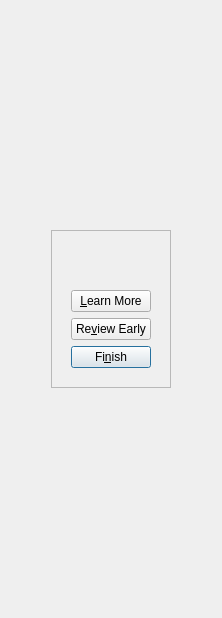
         <widget class="QWidget" name="congratsPage">
          <layout class="QVBoxLayout" name="verticalLayout_8">
           <item>
            <spacer name="verticalSpacer_3">
             <property name="orientation">
              <enum>Qt::Vertical</enum>
             </property>
             <property name="sizeHint" stdset="0">
              <size>
               <width>20</width>
               <height>219</height>
              </size>
             </property>
            </spacer>
           </item>
           <item>
            <layout class="QHBoxLayout" name="horizontalLayout_3">
             <item>
              <spacer name="horizontalSpacer">
               <property name="orientation">
                <enum>Qt::Horizontal</enum>
               </property>
               <property name="sizeHint" stdset="0">
                <size>
                 <width>40</width>
                 <height>20</height>
                </size>
               </property>
              </spacer>
             </item>
             <item>
              <widget class="QFrame" name="frame_2">
               <property name="frameShape">
                <enum>QFrame::StyledPanel</enum>
               </property>
               <property name="frameShadow">
                <enum>QFrame::Raised</enum>
               </property>
               <layout class="QVBoxLayout" name="verticalLayout_9">
                <item>
                 <layout class="QVBoxLayout" name="verticalLayout_10">
                  <property name="margin">
                   <number>10</number>
                  </property>
                  <item>
                   <spacer name="verticalSpacer_10">
                    <property name="orientation">
                     <enum>Qt::Vertical</enum>
                    </property>
                    <property name="sizeType">
                     <enum>QSizePolicy::Fixed</enum>
                    </property>
                    <property name="sizeHint" stdset="0">
                     <size>
                      <width>20</width>
                      <height>10</height>
                     </size>
                    </property>
                   </spacer>
                  </item>
                  <item>
                   <widget class="QLabel" name="congratsLabel">
                    <property name="text">
                     <string/>
                    </property>
                    <property name="margin">
                     <number>0</number>
                    </property>
                   </widget>
                  </item>
                  <item>
                   <spacer name="verticalSpacer_9">
                    <property name="orientation">
                     <enum>Qt::Vertical</enum>
                    </property>
                    <property name="sizeType">
                     <enum>QSizePolicy::Fixed</enum>
                    </property>
                    <property name="sizeHint" stdset="0">
                     <size>
                      <width>20</width>
                      <height>10</height>
                     </size>
                    </property>
                   </spacer>
                  </item>
                  <item>
                   <widget class="QPushButton" name="learnMoreButton">
                    <property name="text">
                     <string>&amp;Learn More</string>
                    </property>
                    <property name="iconSize">
                     <size>
                      <width>32</width>
                      <height>32</height>
                     </size>
                    </property>
                   </widget>
                  </item>
                  <item>
                   <widget class="QPushButton" name="reviewEarlyButton">
                    <property name="text">
                     <string>Re&amp;view Early</string>
                    </property>
                    <property name="iconSize">
                     <size>
                      <width>32</width>
                      <height>32</height>
                     </size>
                    </property>
                   </widget>
                  </item>
                  <item>
                   <widget class="QPushButton" name="finishButton">
                    <property name="text">
                     <string>Fi&amp;nish</string>
                    </property>
                    <property name="autoDefault">
                     <bool>true</bool>
                    </property>
                    <property name="default">
                     <bool>true</bool>
                    </property>
                   </widget>
                  </item>
                 </layout>
                </item>
               </layout>
              </widget>
             </item>
             <item>
              <spacer name="horizontalSpacer_2">
               <property name="orientation">
                <enum>Qt::Horizontal</enum>
               </property>
               <property name="sizeHint" stdset="0">
                <size>
                 <width>40</width>
                 <height>20</height>
                </size>
               </property>
              </spacer>
             </item>
            </layout>
           </item>
           <item>
            <spacer name="verticalSpacer_6">
             <property name="orientation">
              <enum>Qt::Vertical</enum>
             </property>
             <property name="sizeHint" stdset="0">
              <size>
               <width>20</width>
               <height>219</height>
              </size>
             </property>
            </spacer>
           </item>
          </layout>
         </widget>
